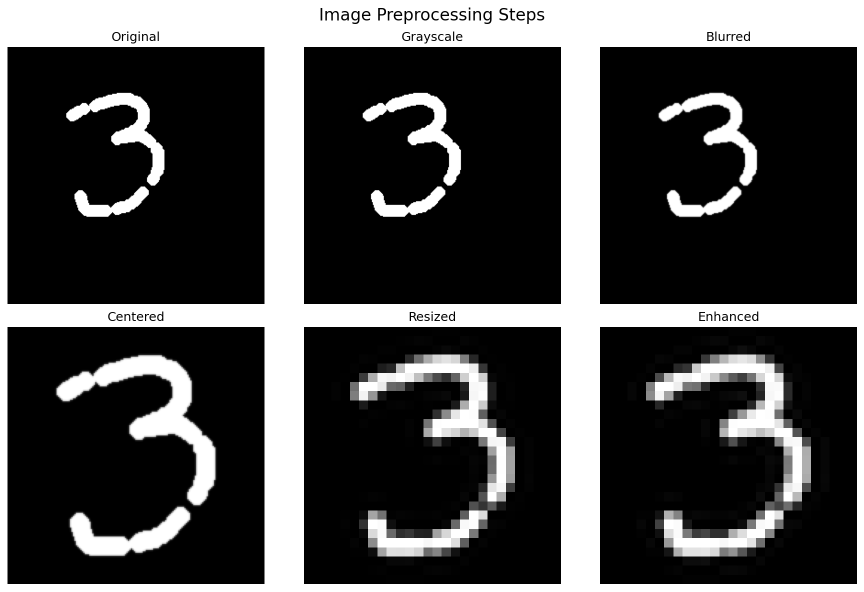
#> input picture Day 5/debug_images/preprocessing_steps_1750348791.png, 1728 x 1183 px (shown at 1/2 size)
$ python -i image_preprocessor.py   (imports and definitions only)
#> lines starting #> are read from the running program, lines starting #| are printed output that depends on the picture
"""
Image preprocessing utilities for the digit drawing application.
Provides advanced preprocessing functions to improve recognition accuracy.
"""

import numpy as np
from PIL import Image, ImageFilter, ImageOps
import cv2


class ImagePreprocessor:
    """Advanced image preprocessing for digit recognition."""

    @staticmethod
    def preprocess_drawing(pil_image, target_size=(28, 28)):
        """
        Preprocess a drawn digit image for optimal recognition.

        Args:
            pil_image: PIL Image object of the drawing
            target_size: Target size for the network (default: 28x28)

        Returns:
            numpy array ready for network input
        """
        # Convert to grayscale if not already
        if pil_image.mode != 'L':
            pil_image = pil_image.convert('L')

        # Apply Gaussian blur to smooth the image
        pil_image = pil_image.filter(ImageFilter.GaussianBlur(radius=0.5))

        # Center the digit in the image
        pil_image = ImagePreprocessor._center_digit(pil_image)

        # Resize to target size with good quality
        pil_image = pil_image.resize(target_size, Image.Resampling.LANCZOS)

        # Convert to numpy array
        img_array = np.array(pil_image, dtype=np.float32)

        # Normalize to [0, 1] range
        img_array = img_array / 255.0

        # Apply contrast enhancement
        img_array = ImagePreprocessor._enhance_contrast(img_array)

        # Flatten for network input
        img_array = img_array.reshape(1, -1)

        return img_array

    @staticmethod
    def _center_digit(pil_image):
        """Center the digit in the image using bounding box detection."""
        # Convert to numpy array for processing
        img_array = np.array(pil_image)

        # Find bounding box of the drawn content
        rows = np.any(img_array > 0, axis=1)
        cols = np.any(img_array > 0, axis=0)

        if not np.any(rows) or not np.any(cols):
            # No content found, return original
            return pil_image

        rmin, rmax = np.where(rows)[0][[0, -1]]
        cmin, cmax = np.where(cols)[0][[0, -1]]

        # Extract the digit region
        digit_region = img_array[rmin:rmax+1, cmin:cmax+1]

        # Calculate the size of the bounding box
        height, width = digit_region.shape

        # Determine the size for centering (preserve aspect ratio)
        max_dim = max(height, width)

        # Create a square canvas with some padding
        padding = max_dim // 8  # 12.5% padding
        canvas_size = max_dim + 2 * padding

        # Create new canvas
        canvas = np.zeros((canvas_size, canvas_size), dtype=img_array.dtype)

        # Calculate position to center the digit
        y_offset = (canvas_size - height) // 2
        x_offset = (canvas_size - width) // 2

        # Place the digit in the center
        canvas[y_offset:y_offset+height, x_offset:x_offset+width] = digit_region

        # Convert back to PIL Image
        return Image.fromarray(canvas)

    @staticmethod
    def _enhance_contrast(img_array):
        """Enhance contrast of the image."""
        # Apply histogram equalization-like enhancement
        # Ensure values are in [0, 1] range
        img_array = np.clip(img_array, 0, 1)

        # Apply gamma correction for better contrast
        gamma = 1.2
        img_array = np.power(img_array, 1/gamma)

        # Normalize again
        if img_array.max() > 0:
            img_array = img_array / img_array.max()

        return img_array

    @staticmethod
    def preprocess_with_opencv(pil_image, target_size=(28, 28)):
        """
        Alternative preprocessing using OpenCV (if available).

        Args:
            pil_image: PIL Image object
            target_size: Target size tuple

        Returns:
            numpy array ready for network input
        """
        try:
            # Convert PIL to OpenCV format
            img_array = np.array(pil_image)

            # Apply morphological operations to clean up the image
            kernel = np.ones((2, 2), np.uint8)
            img_array = cv2.morphologyEx(img_array, cv2.MORPH_CLOSE, kernel)

            # Find contours to get the digit region
            contours, _ = cv2.findContours(img_array, cv2.RETR_EXTERNAL, cv2.CHAIN_APPROX_SIMPLE)

            if contours:
                # Get the largest contour (should be the digit)
                largest_contour = max(contours, key=cv2.contourArea)
                x, y, w, h = cv2.boundingRect(largest_contour)

                # Extract the digit region
                digit_region = img_array[y:y+h, x:x+w]

                # Resize to target size
                digit_region = cv2.resize(digit_region, target_size, interpolation=cv2.INTER_AREA)

                # Normalize
                digit_region = digit_region.astype(np.float32) / 255.0

                return digit_region.reshape(1, -1)
            else:
                # Fall back to basic preprocessing
                return ImagePreprocessor.preprocess_drawing(pil_image, target_size)

        except ImportError:
            # OpenCV not available, use basic preprocessing
            return ImagePreprocessor.preprocess_drawing(pil_image, target_size)
        except Exception:
            # Any other error, fall back to basic preprocessing
            return ImagePreprocessor.preprocess_drawing(pil_image, target_size)

    # [100 lines left out: functions visualize_preprocessing_steps, _save_preprocessing_visualization, test_preprocessor, not called in this run]


# [2 lines not run here, left out]

>>> from PIL import Image
>>> picture = Image.open('debug_images/preprocessing_steps_1750348791.png')
#> picture is the input picture: PIL image 1728x1183 RGBA; mean R, G, B, A 74.6, 74.6, 74.6, 255
>>> result = ImagePreprocessor().preprocess_with_opencv(picture)
#> in preprocess_with_opencv, `img_array = cv2.morphologyEx(img_array, cv2.MORPH_CLOSE, kernel)`:
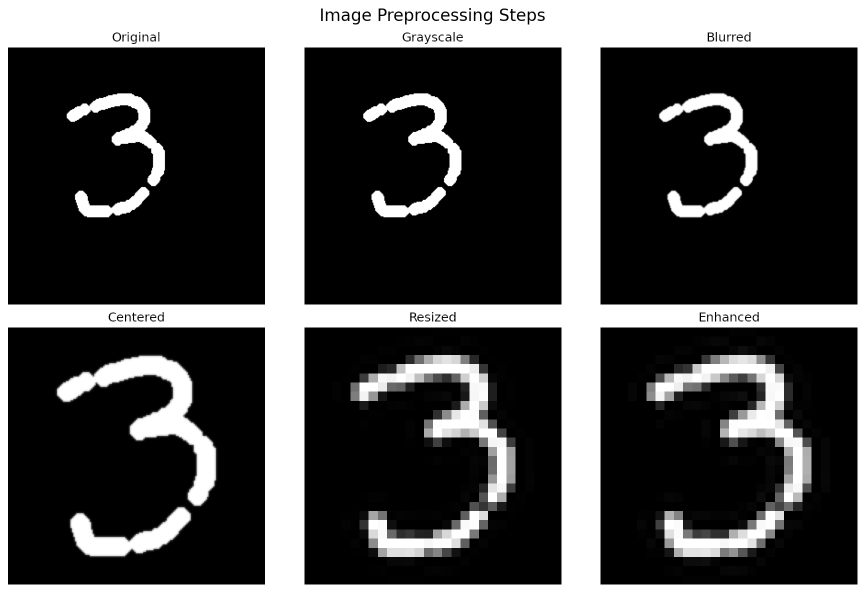
#> img_array: shape (1183, 1728, 4) (shown at 1/2 size); mean R, G, B, A 74.6, 74.6, 74.6, 255
#> in _center_digit, `rmin, rmax = np.where(rows)[0][[0, -1]]`: rmin = 0; rmax = 1182
#> in _center_digit, `cmin, cmax = np.where(cols)[0][[0, -1]]`: cmin = 0; cmax = 1727
#> in _center_digit, `canvas[y_offset:y_offset+height, x_offset:x_offset+width] = digit_region`:
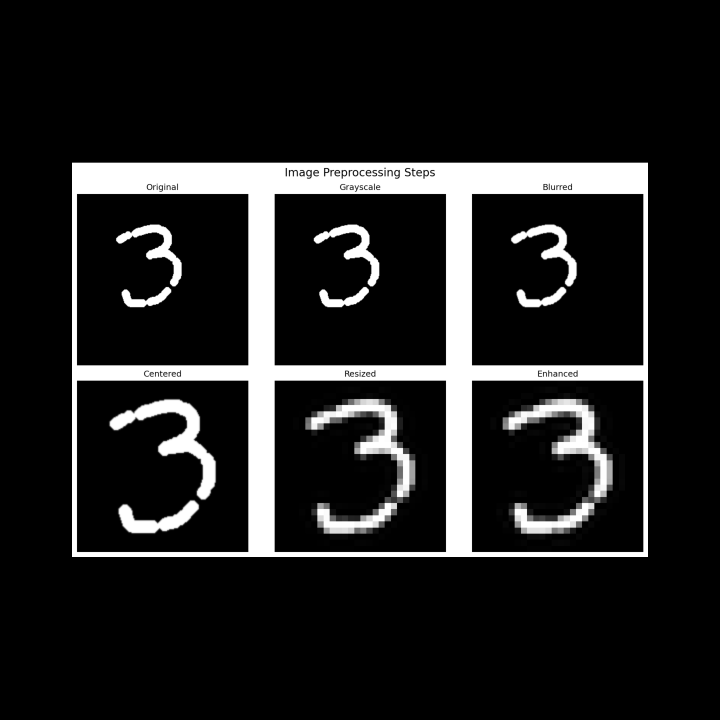
#> canvas: shape (2160, 2160) (shown at 1/3 size); min 0, max 255, mean 32.7
#> in preprocess_drawing, `pil_image = pil_image.resize(target_size, Image.Resampling.LANCZOS)`:
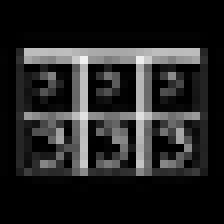
#> pil_image: PIL image 28x28 L (shown 8 times larger); min 0, max 241, mean 35.6
#> in _enhance_contrast, `img_array = img_array / img_array.max()`:
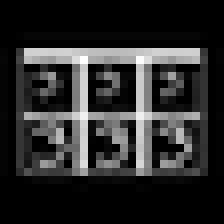
#> img_array: shape (28, 28) float32 (shown 8 times larger); min 0, max 1, mean 0.169

$ run again, on Day 5/debug_images/preprocessing_steps_1750349402.png
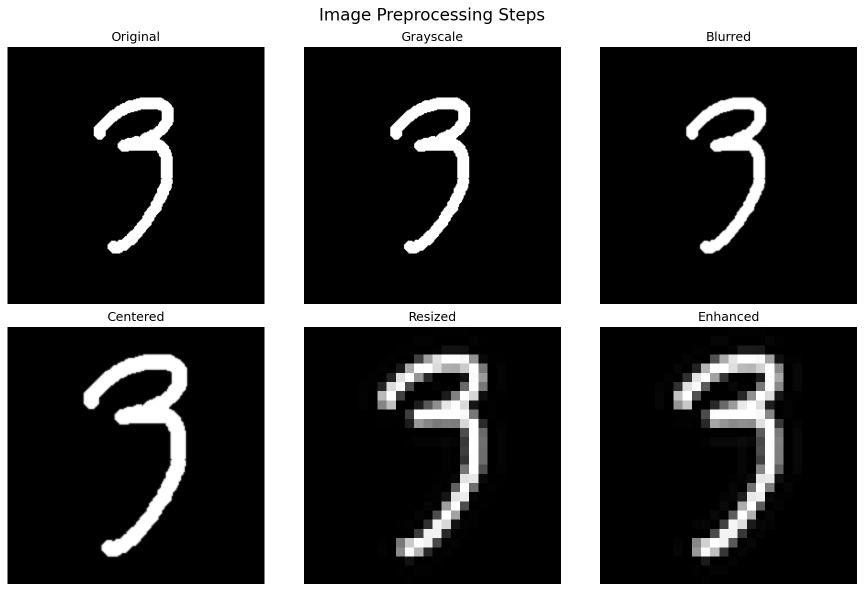
#> input picture Day 5/debug_images/preprocessing_steps_1750349402.png, 1728 x 1183 px (shown at 1/2 size)
#> picture is the input picture: PIL image 1728x1183 RGBA; mean R, G, B, A 70.9, 70.9, 70.9, 255
#> rmin = 0; rmax = 1182
#> cmin = 0; cmax = 1727
#> in _center_digit, `canvas[y_offset:y_offset+height, x_offset:x_offset+width] = digit_region`:
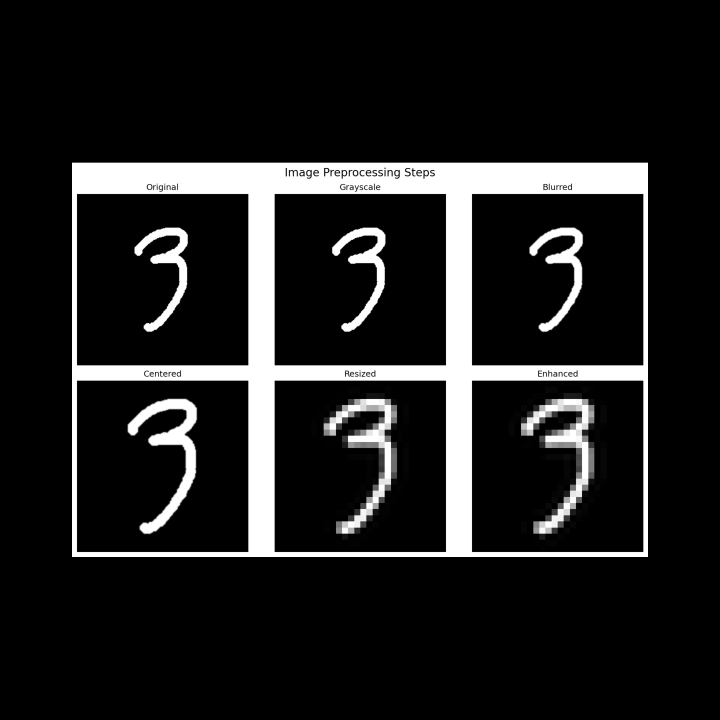
#> canvas: shape (2160, 2160) (shown at 1/3 size); min 0, max 255, mean 31.1
#> in _enhance_contrast, `img_array = img_array / img_array.max()`:
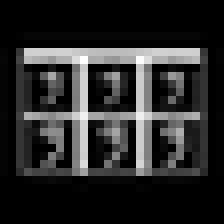
#> img_array: shape (28, 28) float32 (shown 8 times larger); min 0, max 1, mean 0.162

$ run again, on Day 5/debug_images/preprocessing_steps_1750349601.png
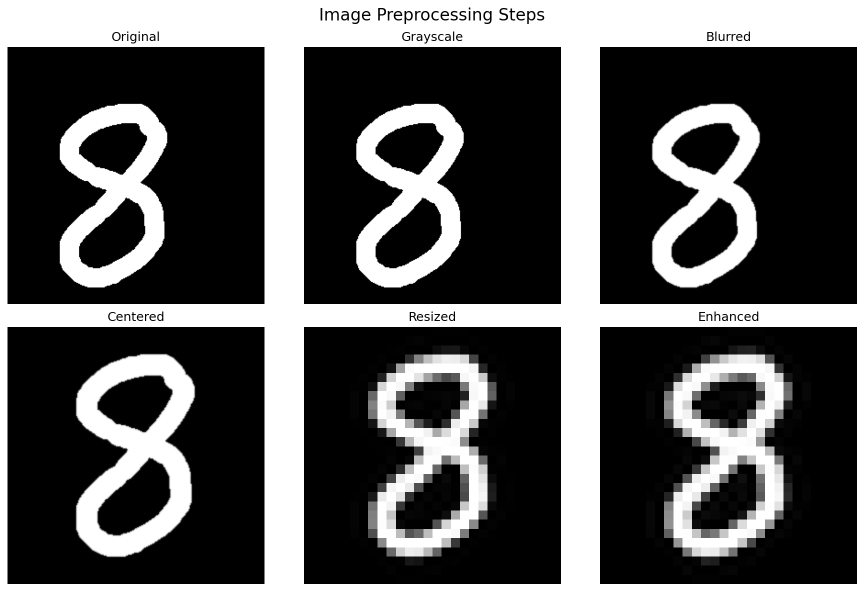
#> input picture Day 5/debug_images/preprocessing_steps_1750349601.png, 1728 x 1183 px (shown at 1/2 size)
#> picture is the input picture: PIL image 1728x1183 RGBA; mean R, G, B, A 88.7, 88.7, 88.7, 255
#> rmin = 0; rmax = 1182
#> cmin = 0; cmax = 1727
#> in _center_digit, `canvas[y_offset:y_offset+height, x_offset:x_offset+width] = digit_region`:
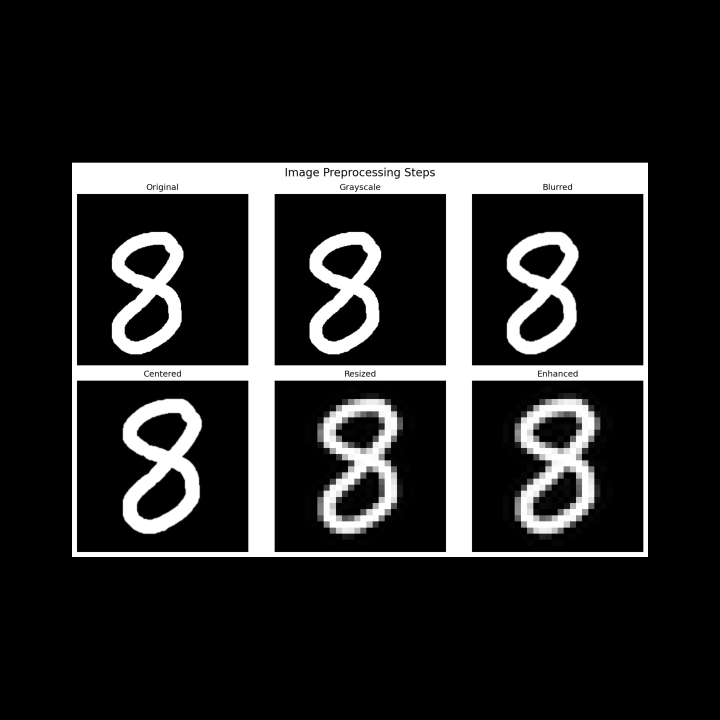
#> canvas: shape (2160, 2160) (shown at 1/3 size); min 0, max 255, mean 38.9
#> in _enhance_contrast, `img_array = img_array / img_array.max()`:
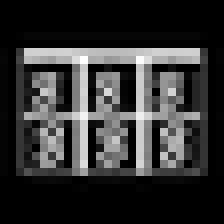
#> img_array: shape (28, 28) float32 (shown 8 times larger); min 0, max 1, mean 0.196
